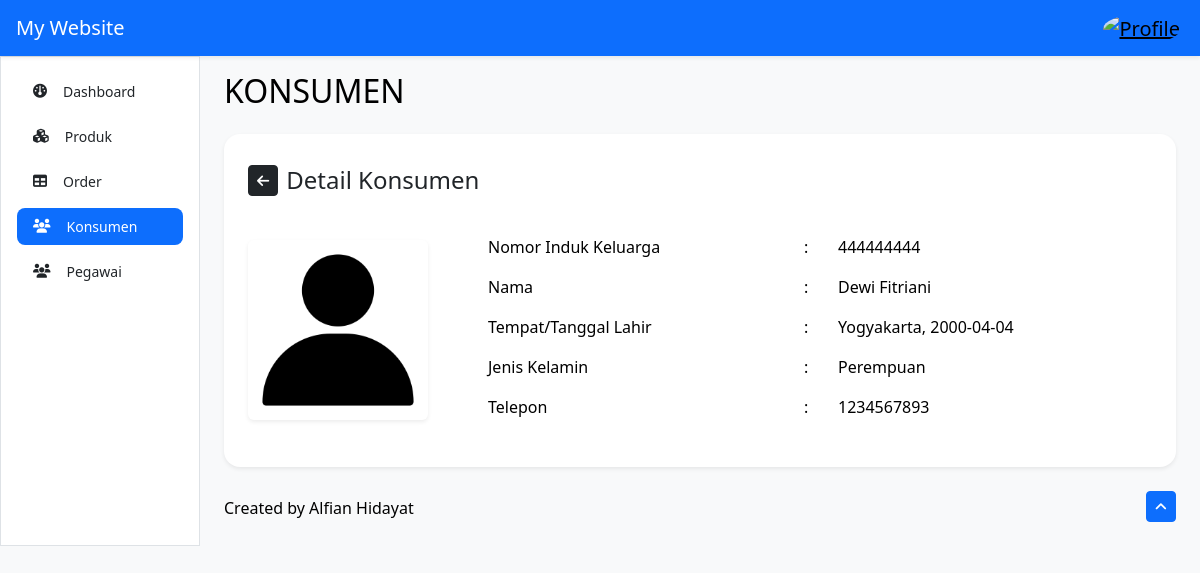
The page /customer-detail.php?nik=444444444 on the database its author committed.
### tables this page shows
CREATE TABLE `tb_konsumen` (
  `nik` varchar(16) NOT NULL,
  `nama` varchar(35) NOT NULL,
  `tempat_lahir` varchar(50) NOT NULL,
  `tanggal_lahir` date NOT NULL,
  `jenis_kelamin` varchar(1) NOT NULL,
  `telepon` varchar(13) NOT NULL,
  `foto` varchar(50) NOT NULL
);

### customer-detail.php (the view, shortened to what this page needs)
<?php
include 'template/_header.php';
?>
<main class="col-md-9 ms-sm-auto col-lg-10 px-md-4">
    <div class="d-flex justify-content-between flex-wrap flex-md-nowrap align-items-center py-3">
        <h2 class="h2">KONSUMEN</h2>
    </div>
    <div class="card rounded-4 border-0 shadow-sm">
        <div class="card-body p-4">
            <div class="row">
                <div class="col">
                    <div class="d-flex flex-row gap-2 align-items-center mb-4">
                        <a href="customer-data.php" class="btn btn-dark btn-sm fw-medium"><i class="fa-solid fa-arrow-left"></i>
                        </a>
                        <h4 class="h4 mt-2">Detail Konsumen</h4>
                    </div>
                    <?php
                    include 'template/_connection.php';
                    $nik = $_GET['nik'];
                    $konsumen = mysqli_query($db, "SELECT * FROM tb_konsumen WHERE nik = '$nik'");
                    $result = mysqli_fetch_array($konsumen);
                    ?>
                    <div class="row">
                        <div class="col-sm-3">
                            <img src="img/<?= $result['foto']; ?>" alt="<?= $result['nama']; ?>" height="200" width="200" class="rounded-2 shadow-sm object-fit-cover img-detail">
                        </div>
                        <div class="col-sm-9">
                            <div class="table-responsive">
                                <table class="table table-borderless">
                                    <tr>
                                        <td>Nomor Induk Keluarga</td>
                                        <td>:</td>
                                        <td><?= $result['nik']; ?></td>
                                    </tr>
                                    <tr>
                                        <td>Nama</td>
                                        <td>:</td>
                                        <td><?= $result['nama']; ?></td>
                                    </tr>
                                    <tr>
                                        <td>Tempat/Tanggal Lahir</td>
                                        <td>:</td>
                                        <td><?= $result['tempat_lahir'] . ", " . $result['tanggal_lahir']; ?></td>
                                    </tr>
                                    <tr>
                                        <td>Jenis Kelamin</td>
                                        <td>:</td>
                                        <td><?= ($result['jenis_kelamin'] == 'L') ? 'Laki-Laki' : (($result['jenis_kelamin'] == 'P') ? 'Perempuan' : ''); ?></td>
                                    </tr>
                                    <tr>
                                        <td>Telepon</td>
                                        <td>:</td>
                                        <td><?= $result['telepon']; ?></td>
                                    </tr>
                                </table>
                            </div>
                        </div>
                    </div>
                </div>
            </div>
        </div>
    </div>
    <footer class="py-4">
        <div class="d-flex flex-wrap justify-content-between align-items-center">
            <span class="fw-medium mt-1">Created by Alfian Hidayat</span>
            <a href="#" class="btn btn-sm btn-primary"><i class="fa-solid fa-angle-up"></i></a>
        </div>
    </footer>
</main>
<?php include 'template/_footer.php'; ?>

### css/style.css (style rules this page uses)
.img-detail { width: 180px; height: 180px; margin-top: 0.8rem; }

### rows shown on the page
tb_konsumen: foto (placeholder picture), nik "444444444", nama "Dewi Fitriani", tempat_lahir "Yogyakarta", tanggal_lahir "2000-04-04", telepon "1234567893"
